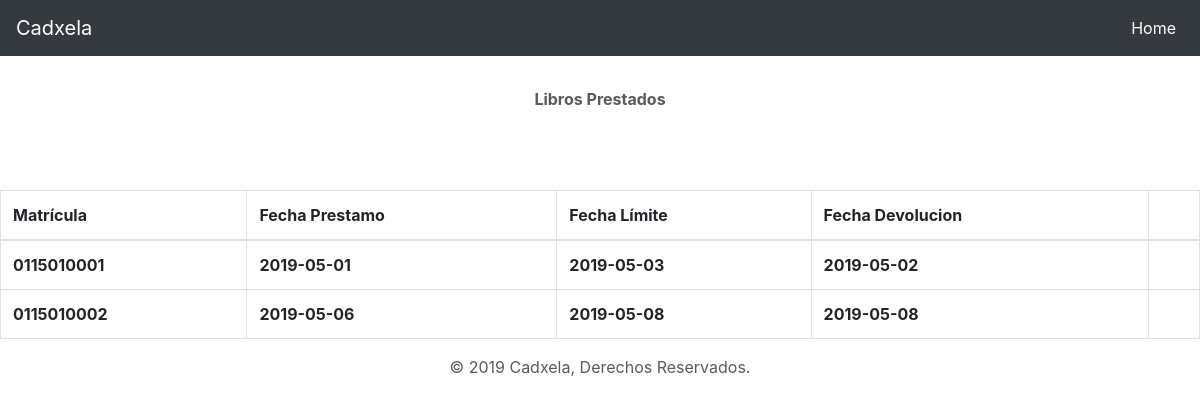
The page /index.php/prestamos on the database its author committed.
### tables this page shows
CREATE TABLE `prestamo` (
  `idprestamo` int(10) NOT NULL,
  `matricula` varchar(10) NOT NULL,
  `fechaprestamo` date NOT NULL,
  `fechalimite` date NOT NULL,
  `fechadevolucion` date NOT NULL,
  `idlibro` int(10) NOT NULL
);

### application/controllers/Prestamos.php (called while the page is built, shortened)
<?php
class Prestamos extends CI_Controller{
	function __construct(){
		$this->load->helper('url');
		$this->load->model('prestamos_Model', 'Presta', true);
	}
	public function index(){
		$result=$this->db->get('prestamo');
		$data = array('consulta'=>$result);
		$this->load->view('headerfoop/header');
		$this->load->view('view_prestamos',$data);
		$this->load->view('headerfoop/foop');
	}
}

### index.php (called while the page is built, shortened)
<?php
require_once BASEPATH.'core/CodeIgniter.php';

### application/views/view_prestamos.php (the view, shortened to what this page needs)
 <header>
  <nav class="navbar navbar-expand-md navbar-dark fixed-top bg-dark">
    <a class="navbar-brand" href="#">Cadxela</a>
    <div class="collapse navbar-collapse" id="navbarCollapse">
      <form class="form-inline mt-2 mt-md-0">
       <ul class="navbar-nav mr-auto">
         <li class="nav-item active">
          <a class="nav-link" href="<?php echo base_url();?>welcome" >Home<span class="sr-only">(current)</span></a>
        </li>
      </ul>
    </form>
  </div>
</nav>
</header>
<div class="container p-4">
 <div class="row mt-2 justify-content-center">
  <label class="col-form-label font-weight-bold">Libros Prestados</label>
  <br>
</div>
</div>
<div class="row mt-5">
  <div class="col">
    <table class="table table-bordered">
      <thead>
        <tr>
          <th scope="col">Matrícula</th>
          <th scope="col">Fecha Prestamo</th>
          <th scope="col">Fecha Límite</th>
          <th scope="col">Fecha Devolucion</th>
        </tr>
      </thead>
      <?php
      foreach($consulta->result() as $fila){ ?>
       <tr>
        <th scope="col"><?= $fila->matricula;?></th>
        <th scope="col"><?= $fila->fechaprestamo;?></th>
        <th scope="col"><?= $fila->fechalimite;?></th>
        <th scope="col"><?= $fila->fechadevolucion?></th>
        <td>
        </td>
      </tr>
    <?php }
    ?>
  </table>
</div>
</div>

### rec/css/carousel.css (style rules this page uses)
body { padding-top: 3rem; padding-bottom: 3rem; color: #5a5a5a; }

### rows shown on the page
prestamo: matricula "0115010001", fechaprestamo "2019-05-01", fechalimite "2019-05-03", fechadevolucion "2019-05-02"
prestamo: matricula "0115010002", fechaprestamo "2019-05-06", fechalimite "2019-05-08", fechadevolucion "2019-05-08"
